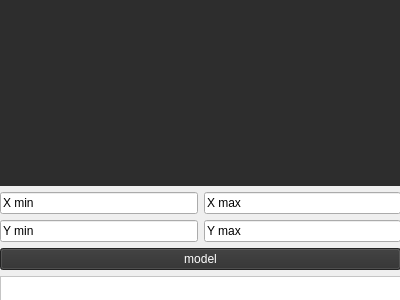
<?xml version="1.0" encoding="UTF-8"?>
<ui version="4.0">
 <class>graphic_modeling</class>
 <widget class="QWidget" name="graphic_modeling">
  <property name="geometry">
   <rect>
    <x>0</x>
    <y>0</y>
    <width>400</width>
    <height>300</height>
   </rect>
  </property>
  <property name="sizePolicy">
   <sizepolicy hsizetype="Expanding" vsizetype="Expanding">
    <horstretch>0</horstretch>
    <verstretch>0</verstretch>
   </sizepolicy>
  </property>
  <property name="minimumSize">
   <size>
    <width>400</width>
    <height>300</height>
   </size>
  </property>
  <property name="maximumSize">
   <size>
    <width>400</width>
    <height>300</height>
   </size>
  </property>
  <property name="windowTitle">
   <string>Graphic model</string>
  </property>
  <widget class="QWidget" name="verticalLayoutWidget">
   <property name="geometry">
    <rect>
     <x>0</x>
     <y>0</y>
     <width>401</width>
     <height>301</height>
    </rect>
   </property>
   <layout class="QVBoxLayout" name="verticalLayout">
    <item>
     <layout class="QHBoxLayout" name="horizontalLayout">
      <item>
       <layout class="QVBoxLayout" name="verticalLayout_2">
        <item>
         <widget class="QCustomPlot" name="widget" native="true">
          <property name="sizePolicy">
           <sizepolicy hsizetype="Expanding" vsizetype="Expanding">
            <horstretch>0</horstretch>
            <verstretch>0</verstretch>
           </sizepolicy>
          </property>
          <property name="styleSheet">
           <string notr="true">background-color: rgb(45, 45, 45);</string>
          </property>
         </widget>
        </item>
        <item>
         <layout class="QVBoxLayout" name="verticalLayout_3">
          <item>
           <layout class="QHBoxLayout" name="horizontalLayout_4">
            <item>
             <widget class="QLineEdit" name="Xmin">
              <property name="text">
               <string>X min</string>
              </property>
             </widget>
            </item>
            <item>
             <widget class="QLineEdit" name="Xmax">
              <property name="text">
               <string>X max</string>
              </property>
             </widget>
            </item>
           </layout>
          </item>
          <item>
           <layout class="QHBoxLayout" name="horizontalLayout_3">
            <item>
             <widget class="QLineEdit" name="Ymin">
              <property name="text">
               <string>Y min</string>
              </property>
             </widget>
            </item>
            <item>
             <widget class="QLineEdit" name="Ymax">
              <property name="text">
               <string>Y max</string>
              </property>
             </widget>
            </item>
           </layout>
          </item>
         </layout>
        </item>
        <item>
         <widget class="QPushButton" name="pushButton">
          <property name="sizePolicy">
           <sizepolicy hsizetype="Expanding" vsizetype="Preferred">
            <horstretch>0</horstretch>
            <verstretch>0</verstretch>
           </sizepolicy>
          </property>
          <property name="styleSheet">
           <string notr="true">background-color: rgb(47, 47, 47);
color: rgb(255, 255, 255);</string>
          </property>
          <property name="text">
           <string>model</string>
          </property>
         </widget>
        </item>
        <item>
         <widget class="QTextEdit" name="textEdit">
          <property name="minimumSize">
           <size>
            <width>0</width>
            <height>25</height>
           </size>
          </property>
          <property name="maximumSize">
           <size>
            <width>16777215</width>
            <height>25</height>
           </size>
          </property>
          <property name="styleSheet">
           <string notr="true">background-color: rgb(255, 255, 255);
color: rgb(0, 0, 0);</string>
          </property>
         </widget>
        </item>
       </layout>
      </item>
     </layout>
    </item>
   </layout>
  </widget>
 </widget>
 <customwidgets>
  <customwidget>
   <class>QCustomPlot</class>
   <extends>QWidget</extends>
   <header location="global">qcustomplot.h</header>
   <container>1</container>
  </customwidget>
 </customwidgets>
 <resources/>
 <connections/>
</ui>
